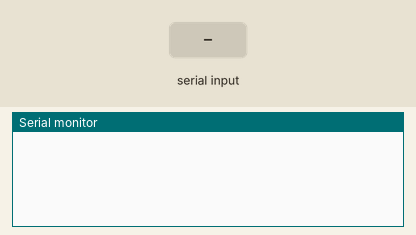
Simulated run of this sketch. Board: Arduino Uno, built with avr-gcc and run on an emulated ATmega328P. Parts: the last lines printed to the serial monitor. Inputs (shaded band) come from the test bench. The modem accepts every AT command (registered, SIM ready, sends succeed) and sends nothing else.

Above: at 0.8 s.
0.9 s: "1" received over the second serial link
At 3.2 s:
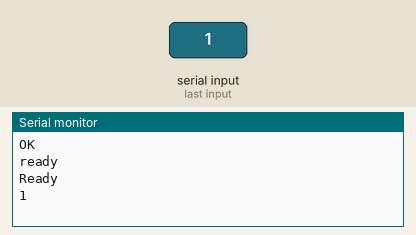
3.5 s: "0" received over the second serial link
At 5.0 s:
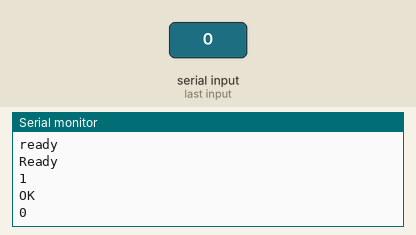

The sketch:

SerialESP8266_tcp_cliEXEMPLOS.ino
```cpp
#include <SoftwareSerial.h>

SoftwareSerial esp8266 (2, 3); //Arduino TX (ESP8266 RX) connected to Arduino Pin 2, Arduino RX(ESP8266 TX) connected to Arduino Pin 3

String ssid = "ALHN-8E28";
String password = "4650730851";


String data = "{oi:oi2}";
String path = "/api/arduino/oiPost";
String server = "192.168.1.70";
String request = "POST " + path + " HTTP/1.1\r\n" + "Host: " + server + "\r\n" + "Connection: keep-alive\r\n\r\n "+ data.length() + "\r\n" +
           "Content-Type: application/json;charset=UTF-8\r\n\r\n"+
                data +"\r\n";
String requestLength = String(request.length());

const int timeout = 2000;

void setup() {
  Serial.begin(9600);
  esp8266.begin(9600); // Should match ESP's current baudrate

  setupESP8266();
  connectToWiFi();
  startTCPConnection();
  sendPostRequest();
 // sendGetRequest();
  closeTCPConnection();
}

void loop() {

}

String atCommand(String command, int timeout) {
  String response = "";
  esp8266.println(command);

  long int time = millis();

  while( (time+timeout) > millis() ) {
    while(esp8266.available()) {
      char c = esp8266.read();
      response += c;
    }
  }

  Serial.println(response);
  return response;
}

void setupESP8266() {
  atCommand("AT+RST", timeout);
  atCommand("AT+CWMODE=1", timeout);
}

void connectToWiFi() {
  String connect = "AT+CWJAP=\"" +ssid+"\",\"" + password + "\"";
  atCommand(connect, 6000);
  atCommand("AT+CIFSR", timeout);
}

void startTCPConnection() {
  String connect = "AT+CIPSTART=\"TCP\",\"" + server + "\",8090";
  atCommand(connect, timeout);
}

void closeTCPConnection() {
  atCommand("AT+CIPCLOSE", timeout);
}

String sendGetRequest() {
  atCommand("AT+CIPSEND=" + requestLength, timeout);
  String response = atCommand(request, 6000);
  return response;
}

String sendPostRequest() {
  atCommand("AT+CIPSEND=" + requestLength, timeout);
  String response = atCommand(request, 6000);
  return response;
}
```

Measured:
- after the input at 0.9 s, the serial monitor: prints a new line after 1.1 s (image 1)
- after the input at 3.5 s, the serial monitor: prints a new line after 0.53 s (image 2)
